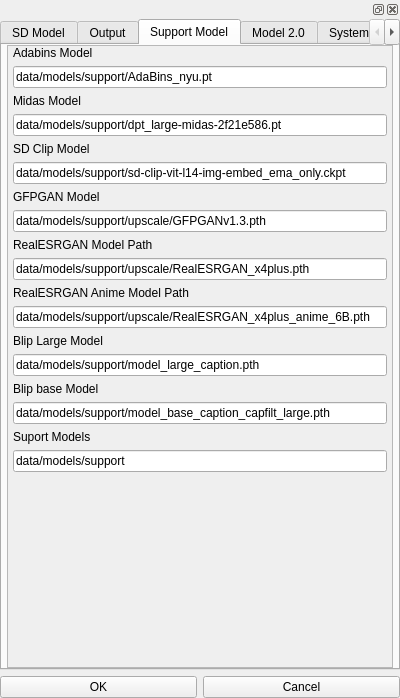
<?xml version="1.0" encoding="UTF-8"?>
<ui version="4.0">
 <class>Form</class>
 <widget class="QWidget" name="Form">
  <property name="geometry">
   <rect>
    <x>0</x>
    <y>0</y>
    <width>400</width>
    <height>698</height>
   </rect>
  </property>
  <property name="windowTitle">
   <string>Form</string>
  </property>
  <property name="accessibleName">
   <string>systemConfig</string>
  </property>
  <layout class="QVBoxLayout" name="verticalLayout_9">
   <property name="leftMargin">
    <number>0</number>
   </property>
   <property name="topMargin">
    <number>0</number>
   </property>
   <property name="rightMargin">
    <number>0</number>
   </property>
   <property name="bottomMargin">
    <number>0</number>
   </property>
   <item>
    <widget class="QDockWidget" name="dockWidget">
     <property name="accessibleName">
      <string>systemConfig</string>
     </property>
     <widget class="QWidget" name="dockWidgetContents">
      <layout class="QGridLayout" name="gridLayout">
       <property name="leftMargin">
        <number>0</number>
       </property>
       <property name="topMargin">
        <number>0</number>
       </property>
       <property name="rightMargin">
        <number>0</number>
       </property>
       <property name="bottomMargin">
        <number>0</number>
       </property>
       <item row="1" column="0">
        <widget class="QPushButton" name="ok">
         <property name="text">
          <string>OK</string>
         </property>
        </widget>
       </item>
       <item row="1" column="1">
        <widget class="QPushButton" name="cancel">
         <property name="text">
          <string>Cancel</string>
         </property>
        </widget>
       </item>
       <item row="0" column="0" colspan="2">
        <widget class="QTabWidget" name="tabWidget">
         <property name="currentIndex">
          <number>2</number>
         </property>
         <widget class="QWidget" name="tab_2">
          <attribute name="title">
           <string>SD Model</string>
          </attribute>
          <layout class="QVBoxLayout" name="verticalLayout_11">
           <item>
            <widget class="QLabel" name="label_14">
             <property name="text">
              <string>SD Model Dir</string>
             </property>
            </widget>
           </item>
           <item>
            <widget class="QLineEdit" name="models_path">
             <property name="text">
              <string>data/models</string>
             </property>
            </widget>
           </item>
           <item>
            <widget class="QLabel" name="label_23">
             <property name="text">
              <string>Custom SD Model Dir</string>
             </property>
            </widget>
           </item>
           <item>
            <widget class="QLineEdit" name="custom_models_dir">
             <property name="text">
              <string>data/models/custom</string>
             </property>
            </widget>
           </item>
           <item>
            <widget class="QLabel" name="label_16">
             <property name="text">
              <string>Aesthetic Gradients</string>
             </property>
            </widget>
           </item>
           <item>
            <widget class="QLineEdit" name="aesthetic_gradients_dir">
             <property name="text">
              <string>data/models/aesthetic_gradient</string>
             </property>
            </widget>
           </item>
           <item>
            <widget class="QLabel" name="label_21">
             <property name="text">
              <string>Hypernetwork</string>
             </property>
            </widget>
           </item>
           <item>
            <widget class="QLineEdit" name="hypernetwork_dir">
             <property name="text">
              <string>data/hypernetworks</string>
             </property>
            </widget>
           </item>
           <item>
            <widget class="QLabel" name="label_26">
             <property name="text">
              <string>Textual Inversion</string>
             </property>
            </widget>
           </item>
           <item>
            <widget class="QLineEdit" name="textual_inversion_dir">
             <property name="text">
              <string>data/textual_inversion</string>
             </property>
            </widget>
           </item>
           <item>
            <widget class="QLabel" name="label_29">
             <property name="text">
              <string>VAE</string>
             </property>
            </widget>
           </item>
           <item>
            <widget class="QLineEdit" name="vae_dir">
             <property name="text">
              <string>data/models/vae</string>
             </property>
            </widget>
           </item>
           <item>
            <spacer name="verticalSpacer_5">
             <property name="orientation">
              <enum>Qt::Vertical</enum>
             </property>
             <property name="sizeHint" stdset="0">
              <size>
               <width>20</width>
               <height>40</height>
              </size>
             </property>
            </spacer>
           </item>
          </layout>
         </widget>
         <widget class="QWidget" name="outputPath">
          <attribute name="title">
           <string>Output</string>
          </attribute>
          <layout class="QVBoxLayout" name="verticalLayout_4">
           <property name="leftMargin">
            <number>0</number>
           </property>
           <property name="topMargin">
            <number>0</number>
           </property>
           <property name="rightMargin">
            <number>0</number>
           </property>
           <property name="bottomMargin">
            <number>0</number>
           </property>
           <item>
            <widget class="QScrollArea" name="scrollArea">
             <property name="widgetResizable">
              <bool>true</bool>
             </property>
             <widget class="QWidget" name="scrollAreaWidgetContents">
              <property name="geometry">
               <rect>
                <x>0</x>
                <y>0</y>
                <width>392</width>
                <height>613</height>
               </rect>
              </property>
              <layout class="QVBoxLayout" name="verticalLayout_3">
               <property name="leftMargin">
                <number>5</number>
               </property>
               <property name="topMargin">
                <number>0</number>
               </property>
               <property name="rightMargin">
                <number>5</number>
               </property>
               <property name="bottomMargin">
                <number>0</number>
               </property>
               <item>
                <layout class="QVBoxLayout" name="verticalLayout">
                 <property name="leftMargin">
                  <number>5</number>
                 </property>
                 <property name="rightMargin">
                  <number>5</number>
                 </property>
                 <item>
                  <widget class="QLabel" name="label">
                   <property name="text">
                    <string>Text to Image Output</string>
                   </property>
                  </widget>
                 </item>
                 <item>
                  <widget class="QLineEdit" name="txt2img_out_dir">
                   <property name="text">
                    <string>data/output/txt2img</string>
                   </property>
                  </widget>
                 </item>
                 <item>
                  <widget class="QLabel" name="label_2">
                   <property name="text">
                    <string>Image to Image Temp</string>
                   </property>
                  </widget>
                 </item>
                 <item>
                  <widget class="QLineEdit" name="img2img_tmp_dir">
                   <property name="text">
                    <string>data/output/img2img/tmp</string>
                   </property>
                  </widget>
                 </item>
                 <item>
                  <widget class="QLabel" name="label_3">
                   <property name="text">
                    <string>Image to Image Output</string>
                   </property>
                  </widget>
                 </item>
                 <item>
                  <widget class="QLineEdit" name="img2img_out_dir">
                   <property name="text">
                    <string>data/output/img2img/output</string>
                   </property>
                  </widget>
                 </item>
                 <item>
                  <widget class="QLabel" name="label_7">
                   <property name="text">
                    <string>Text to Video Single Frame Output</string>
                   </property>
                  </widget>
                 </item>
                 <item>
                  <widget class="QLineEdit" name="txt2vid_single_frame_dir">
                   <property name="text">
                    <string>data/output/txt2vid/singe_frame</string>
                   </property>
                  </widget>
                 </item>
                 <item>
                  <widget class="QLabel" name="label_4">
                   <property name="text">
                    <string>Text to Video Output</string>
                   </property>
                  </widget>
                 </item>
                 <item>
                  <widget class="QLineEdit" name="txt2vid_out_dir">
                   <property name="text">
                    <string>data/output/txt2vid/outputs</string>
                   </property>
                  </widget>
                 </item>
                 <item>
                  <widget class="QLabel" name="label_5">
                   <property name="text">
                    <string>Video to Video Temp</string>
                   </property>
                  </widget>
                 </item>
                 <item>
                  <widget class="QLineEdit" name="vid2vid_tmp_dir">
                   <property name="text">
                    <string>data/output/vid2vid/tmp</string>
                   </property>
                  </widget>
                 </item>
                 <item>
                  <widget class="QLabel" name="label_8">
                   <property name="text">
                    <string>Video to Video Single Frame Output</string>
                   </property>
                  </widget>
                 </item>
                 <item>
                  <widget class="QLineEdit" name="vid2vid_single_frame_dir">
                   <property name="text">
                    <string>data/output/vid2vid/single_frame</string>
                   </property>
                  </widget>
                 </item>
                 <item>
                  <widget class="QLabel" name="label_24">
                   <property name="text">
                    <string>Video to Video Mask Temp</string>
                   </property>
                  </widget>
                 </item>
                 <item>
                  <widget class="QLineEdit" name="vid2vid_mask_tmp_dir">
                   <property name="text">
                    <string>data/output/vid2vid/mask</string>
                   </property>
                  </widget>
                 </item>
                 <item>
                  <widget class="QLabel" name="label_6">
                   <property name="text">
                    <string>Video to Video Output</string>
                   </property>
                  </widget>
                 </item>
                 <item>
                  <widget class="QLineEdit" name="vid2vid_out_dir">
                   <property name="text">
                    <string>data/output/vid2vid/output</string>
                   </property>
                  </widget>
                 </item>
                 <item>
                  <widget class="QLabel" name="label_25">
                   <property name="text">
                    <string>Outpaint Output</string>
                   </property>
                  </widget>
                 </item>
                 <item>
                  <widget class="QLineEdit" name="outpaint_out_dir">
                   <property name="text">
                    <string>data/output/outpaint</string>
                   </property>
                  </widget>
                 </item>
                 <item>
                  <widget class="QLabel" name="label_18">
                   <property name="text">
                    <string>Gallery Main Path</string>
                   </property>
                  </widget>
                 </item>
                 <item>
                  <widget class="QLineEdit" name="out_dir">
                   <property name="text">
                    <string>data/output</string>
                   </property>
                  </widget>
                 </item>
                 <item>
                  <spacer name="verticalSpacer_2">
                   <property name="orientation">
                    <enum>Qt::Vertical</enum>
                   </property>
                   <property name="sizeHint" stdset="0">
                    <size>
                     <width>20</width>
                     <height>40</height>
                    </size>
                   </property>
                  </spacer>
                 </item>
                </layout>
               </item>
              </layout>
             </widget>
            </widget>
           </item>
          </layout>
         </widget>
         <widget class="QWidget" name="modelPath">
          <attribute name="title">
           <string>Support Model</string>
          </attribute>
          <layout class="QHBoxLayout" name="horizontalLayout">
           <property name="leftMargin">
            <number>5</number>
           </property>
           <property name="topMargin">
            <number>0</number>
           </property>
           <property name="rightMargin">
            <number>5</number>
           </property>
           <property name="bottomMargin">
            <number>0</number>
           </property>
           <item>
            <widget class="QScrollArea" name="scrollArea_3">
             <property name="widgetResizable">
              <bool>true</bool>
             </property>
             <widget class="QWidget" name="scrollAreaWidgetContents_3">
              <property name="geometry">
               <rect>
                <x>0</x>
                <y>0</y>
                <width>382</width>
                <height>613</height>
               </rect>
              </property>
              <layout class="QVBoxLayout" name="verticalLayout_6">
               <property name="leftMargin">
                <number>5</number>
               </property>
               <property name="topMargin">
                <number>0</number>
               </property>
               <property name="rightMargin">
                <number>5</number>
               </property>
               <property name="bottomMargin">
                <number>0</number>
               </property>
               <item>
                <widget class="QLabel" name="label_11">
                 <property name="text">
                  <string>Adabins Model</string>
                 </property>
                </widget>
               </item>
               <item>
                <widget class="QLineEdit" name="adabins_model_file">
                 <property name="text">
                  <string>data/models/support/AdaBins_nyu.pt</string>
                 </property>
                </widget>
               </item>
               <item>
                <widget class="QLabel" name="label_12">
                 <property name="text">
                  <string>Midas Model</string>
                 </property>
                </widget>
               </item>
               <item>
                <widget class="QLineEdit" name="midas_model_file">
                 <property name="text">
                  <string>data/models/support/dpt_large-midas-2f21e586.pt</string>
                 </property>
                </widget>
               </item>
               <item>
                <widget class="QLabel" name="label_13">
                 <property name="text">
                  <string>SD Clip Model</string>
                 </property>
                </widget>
               </item>
               <item>
                <widget class="QLineEdit" name="sd_clip_model_file">
                 <property name="text">
                  <string>data/models/support/sd-clip-vit-l14-img-embed_ema_only.ckpt</string>
                 </property>
                </widget>
               </item>
               <item>
                <widget class="QLabel" name="label_19">
                 <property name="text">
                  <string>GFPGAN Model</string>
                 </property>
                </widget>
               </item>
               <item>
                <widget class="QLineEdit" name="gfpgan_model_file">
                 <property name="text">
                  <string>data/models/support/upscale/GFPGANv1.3.pth</string>
                 </property>
                </widget>
               </item>
               <item>
                <widget class="QLabel" name="label_20">
                 <property name="text">
                  <string>RealESRGAN Model Path</string>
                 </property>
                </widget>
               </item>
               <item>
                <widget class="QLineEdit" name="realesrgan_model_file">
                 <property name="text">
                  <string>data/models/support/upscale/RealESRGAN_x4plus.pth</string>
                 </property>
                </widget>
               </item>
               <item>
                <widget class="QLabel" name="label_17">
                 <property name="text">
                  <string>RealESRGAN Anime Model Path</string>
                 </property>
                </widget>
               </item>
               <item>
                <widget class="QLineEdit" name="realesrgan_anime_model_file">
                 <property name="text">
                  <string>data/models/support/upscale/RealESRGAN_x4plus_anime_6B.pth</string>
                 </property>
                </widget>
               </item>
               <item>
                <widget class="QLabel" name="label_15">
                 <property name="text">
                  <string>Blip Large Model</string>
                 </property>
                </widget>
               </item>
               <item>
                <widget class="QLineEdit" name="blip_large_model_file">
                 <property name="text">
                  <string>data/models/support/model_large_caption.pth</string>
                 </property>
                </widget>
               </item>
               <item>
                <widget class="QLabel" name="label_28">
                 <property name="text">
                  <string>Blip base Model</string>
                 </property>
                </widget>
               </item>
               <item>
                <widget class="QLineEdit" name="blip_model_file">
                 <property name="text">
                  <string>data/models/support/model_base_caption_capfilt_large.pth</string>
                 </property>
                </widget>
               </item>
               <item>
                <widget class="QLabel" name="label_27">
                 <property name="text">
                  <string>Suport Models</string>
                 </property>
                </widget>
               </item>
               <item>
                <widget class="QLineEdit" name="support_models_dir">
                 <property name="text">
                  <string>data/models/support</string>
                 </property>
                </widget>
               </item>
               <item>
                <spacer name="verticalSpacer">
                 <property name="orientation">
                  <enum>Qt::Vertical</enum>
                 </property>
                 <property name="sizeHint" stdset="0">
                  <size>
                   <width>20</width>
                   <height>40</height>
                  </size>
                 </property>
                </spacer>
               </item>
              </layout>
             </widget>
            </widget>
           </item>
          </layout>
         </widget>
         <widget class="QWidget" name="tab">
          <attribute name="title">
           <string>Model 2.0</string>
          </attribute>
         </widget>
         <widget class="QWidget" name="systemPath">
          <attribute name="title">
           <string>System</string>
          </attribute>
          <layout class="QVBoxLayout" name="verticalLayout_2">
           <property name="spacing">
            <number>2</number>
           </property>
           <property name="leftMargin">
            <number>0</number>
           </property>
           <property name="topMargin">
            <number>0</number>
           </property>
           <property name="rightMargin">
            <number>0</number>
           </property>
           <property name="bottomMargin">
            <number>0</number>
           </property>
           <item>
            <widget class="QScrollArea" name="scrollArea_2">
             <property name="widgetResizable">
              <bool>true</bool>
             </property>
             <widget class="QWidget" name="scrollAreaWidgetContents_2">
              <property name="geometry">
               <rect>
                <x>0</x>
                <y>0</y>
                <width>392</width>
                <height>613</height>
               </rect>
              </property>
              <layout class="QVBoxLayout" name="verticalLayout_7">
               <property name="leftMargin">
                <number>5</number>
               </property>
               <property name="topMargin">
                <number>0</number>
               </property>
               <property name="rightMargin">
                <number>5</number>
               </property>
               <property name="bottomMargin">
                <number>0</number>
               </property>
               <item>
                <widget class="QLabel" name="label_9">
                 <property name="text">
                  <string>ffmpeg Path</string>
                 </property>
                </widget>
               </item>
               <item>
                <widget class="QLineEdit" name="ffmpeg_file">
                 <property name="text">
                  <string>C:\\tools\\ffmpeg\\bin\\ffmpeg.exe</string>
                 </property>
                </widget>
               </item>
               <item>
                <widget class="QLabel" name="label_10">
                 <property name="text">
                  <string>Settings Path</string>
                 </property>
                </widget>
               </item>
               <item>
                <widget class="QLineEdit" name="settingsPath">
                 <property name="text">
                  <string>configs/aiPixels/webui_settings.json</string>
                 </property>
                </widget>
               </item>
               <item>
                <widget class="QLabel" name="label_30">
                 <property name="text">
                  <string>Output path mode</string>
                 </property>
                </widget>
               </item>
               <item>
                <widget class="QComboBox" name="pathmode">
                 <item>
                  <property name="text">
                   <string>subfolder</string>
                  </property>
                 </item>
                 <item>
                  <property name="text">
                   <string>date_folder</string>
                  </property>
                 </item>
                </widget>
               </item>
               <item>
                <widget class="QLabel" name="label_31">
                 <property name="text">
                  <string>Default Yaml</string>
                 </property>
                </widget>
               </item>
               <item>
                <widget class="QLineEdit" name="default_config_yaml_dir">
                 <property name="text">
                  <string>data/default_configs</string>
                 </property>
                </widget>
               </item>
               <item>
                <widget class="QLabel" name="label_34">
                 <property name="text">
                  <string>Content DB</string>
                 </property>
                </widget>
               </item>
               <item>
                <widget class="QLineEdit" name="content_db_dir">
                 <property name="text">
                  <string>data/content_db</string>
                 </property>
                </widget>
               </item>
               <item>
                <widget class="QLabel" name="label_37">
                 <property name="text">
                  <string>V1 inference yaml</string>
                 </property>
                </widget>
               </item>
               <item>
                <widget class="QLineEdit" name="v1_inference_yaml_file">
                 <property name="text">
                  <string>configs/stable-diffusion/v1-inference.yaml</string>
                 </property>
                </widget>
               </item>
               <item>
                <widget class="QLabel" name="label_38">
                 <property name="text">
                  <string>V2 inference yaml</string>
                 </property>
                </widget>
               </item>
               <item>
                <widget class="QLineEdit" name="v2_inference_yaml_file">
                 <property name="text">
                  <string>configs/stable-diffusion/v2-inference.yaml</string>
                 </property>
                </widget>
               </item>
               <item>
                <widget class="QLabel" name="label_39">
                 <property name="text">
                  <string>V2 upscale inference yaml</string>
                 </property>
                </widget>
               </item>
               <item>
                <widget class="QLineEdit" name="v2_upscale_inference_yaml_file">
                 <property name="text">
                  <string>backend/sdv2/v2_upscale_inference_yaml_file.yaml</string>
                 </property>
                </widget>
               </item>
               <item>
                <widget class="QLabel" name="label_40">
                 <property name="text">
                  <string>V2 upscale model</string>
                 </property>
                </widget>
               </item>
               <item>
                <widget class="QLineEdit" name="v2_upscale_model_file">
                 <property name="text">
                  <string>data/models/768-v-ema.ckpt</string>
                 </property>
                </widget>
               </item>
               <item>
                <widget class="QLabel" name="label_41">
                 <property name="text">
                  <string>V2 midas inference yaml</string>
                 </property>
                </widget>
               </item>
               <item>
                <widget class="QLineEdit" name="v2_midas_inference_yaml_file">
                 <property name="text">
                  <string>backend/sdv2/v2-midas-inference.yaml</string>
                 </property>
                </widget>
               </item>
               <item>
                <spacer name="verticalSpacer_3">
                 <property name="orientation">
                  <enum>Qt::Vertical</enum>
                 </property>
                 <property name="sizeHint" stdset="0">
                  <size>
                   <width>20</width>
                   <height>40</height>
                  </size>
                 </property>
                </spacer>
               </item>
              </layout>
             </widget>
            </widget>
           </item>
          </layout>
         </widget>
         <widget class="QWidget" name="tab_3">
          <attribute name="title">
           <string>Training</string>
          </attribute>
          <layout class="QVBoxLayout" name="verticalLayout_12">
           <item>
            <widget class="QLabel" name="label_32">
             <property name="text">
              <string>Textual Inversion Training</string>
             </property>
            </widget>
           </item>
           <item>
            <widget class="QLineEdit" name="finetune_config_dir">
             <property name="text">
              <string>configs/finetune</string>
             </property>
            </widget>
           </item>
           <item>
            <widget class="QLabel" name="label_33">
             <property name="text">
              <string>Dreambooth Training</string>
             </property>
            </widget>
           </item>
           <item>
            <widget class="QLineEdit" name="dreambooth_config_dir">
             <property name="text">
              <string>configs/dreambooth</string>
             </property>
            </widget>
           </item>
           <item>
            <spacer name="verticalSpacer_6">
             <property name="orientation">
              <enum>Qt::Vertical</enum>
             </property>
             <property name="sizeHint" stdset="0">
              <size>
               <width>20</width>
               <height>494</height>
              </size>
             </property>
            </spacer>
           </item>
          </layout>
         </widget>
         <widget class="QWidget" name="CPUGPU">
          <attribute name="title">
           <string>GPU / CPU</string>
          </attribute>
          <layout class="QVBoxLayout" name="verticalLayout_5">
           <property name="leftMargin">
            <number>0</number>
           </property>
           <property name="topMargin">
            <number>0</number>
           </property>
           <property name="rightMargin">
            <number>0</number>
           </property>
           <property name="bottomMargin">
            <number>0</number>
           </property>
           <item>
            <widget class="QScrollArea" name="scrollArea_4">
             <property name="widgetResizable">
              <bool>true</bool>
             </property>
             <widget class="QWidget" name="scrollAreaWidgetContents_4">
              <property name="geometry">
               <rect>
                <x>0</x>
                <y>0</y>
                <width>392</width>
                <height>613</height>
               </rect>
              </property>
              <layout class="QVBoxLayout" name="verticalLayout_10">
               <property name="leftMargin">
                <number>5</number>
               </property>
               <property name="topMargin">
                <number>0</number>
               </property>
               <property name="rightMargin">
                <number>5</number>
               </property>
               <property name="bottomMargin">
                <number>0</number>
               </property>
               <item>
                <widget class="QLabel" name="label_22">
                 <property name="text">
                  <string>GPU</string>
                 </property>
                </widget>
               </item>
               <item>
                <widget class="QLineEdit" name="gpu">
                 <property name="text">
                  <string>0</string>
                 </property>
                </widget>
               </item>
               <item>
                <widget class="QCheckBox" name="gfpgan_cpu">
                 <property name="text">
                  <string>GFPGAN CPU</string>
                 </property>
                </widget>
               </item>
               <item>
                <widget class="QCheckBox" name="realesrgan_cpu">
                 <property name="text">
                  <string>RealESRGAN CPU</string>
                 </property>
                </widget>
               </item>
               <item>
                <widget class="QCheckBox" name="extra_models_cpu">
                 <property name="text">
                  <string>Extra Models CPU</string>
                 </property>
                </widget>
               </item>
               <item>
                <widget class="QCheckBox" name="extra_models_gpu">
                 <property name="text">
                  <string>Extra Models GPU</string>
                 </property>
                </widget>
               </item>
               <item>
                <widget class="QCheckBox" name="xformer">
                 <property name="text">
                  <string>xformers</string>
                 </property>
                </widget>
               </item>
               <item>
                <spacer name="verticalSpacer_4">
                 <property name="orientation">
                  <enum>Qt::Vertical</enum>
                 </property>
                 <property name="sizeHint" stdset="0">
                  <size>
                   <width>20</width>
                   <height>40</height>
                  </size>
                 </property>
                </spacer>
               </item>
              </layout>
             </widget>
            </widget>
           </item>
          </layout>
         </widget>
        </widget>
       </item>
      </layout>
     </widget>
    </widget>
   </item>
  </layout>
 </widget>
 <resources/>
 <connections/>
</ui>
